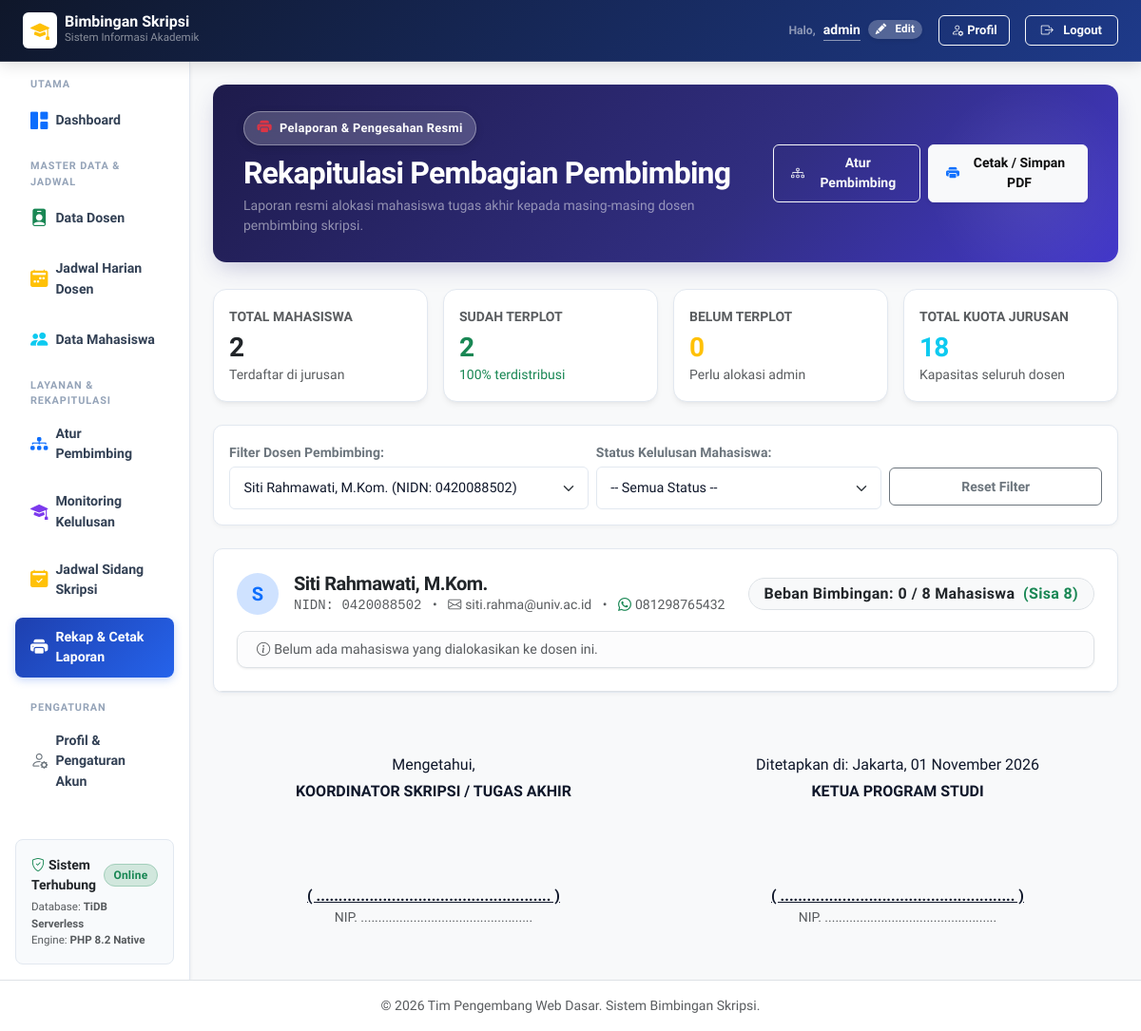
The app's page /admin/laporan_plotting.php?dosen_id=2 (signed in), older data.
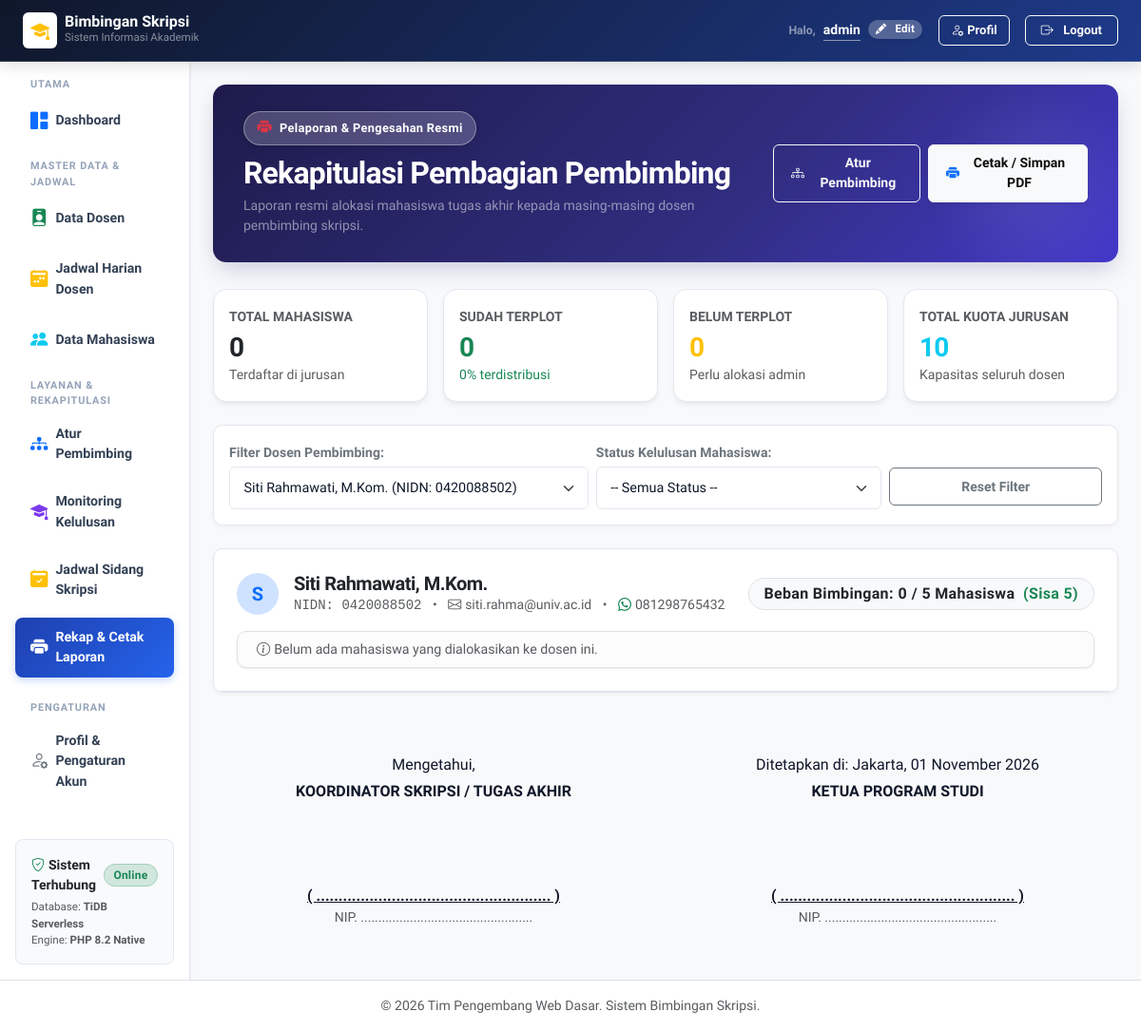
The same page, newer data.
### tables this page shows
CREATE TABLE IF NOT EXISTS dosen (
    id INT AUTO_INCREMENT PRIMARY KEY,
    user_id INT NOT NULL,
    nidn VARCHAR(20) NOT NULL UNIQUE,
    nama_dosen VARCHAR(100) NOT NULL,
    email VARCHAR(100) NOT NULL,
    no_whatsapp VARCHAR(20),
    foto_profil VARCHAR(255) DEFAULT 'default.png',
    kuota_bimbingan INT DEFAULT 5,
    created_at TIMESTAMP DEFAULT CURRENT_TIMESTAMP,
    FOREIGN KEY (user_id) REFERENCES users(id) ON DELETE CASCADE
);

### admin/laporan_plotting.php (the view, shortened to what the changed rows need)
<?php
require_once '../config/database.php';
$filter_dosen_id = isset($_GET['dosen_id']) && $_GET['dosen_id'] !== '' ? (int)$_GET['dosen_id'] : 0;
$where_dosen = ["1=1"];
$params_dosen = [];
if ($filter_dosen_id > 0) {
    $where_dosen[] = "d.id = :did";
    $params_dosen[':did'] = $filter_dosen_id;
}
$where_dosen_sql = implode(" AND ", $where_dosen);
$queryDosen = "
    SELECT
        d.id,
        d.nidn,
        d.nama_dosen,
        d.email,
        d.no_whatsapp,
        d.kuota_bimbingan,
        COUNT(m.id) AS total_bimbingan
    FROM dosen d
    LEFT JOIN mahasiswa m ON d.id = m.dosen_pembimbing_id
    WHERE {$where_dosen_sql}
    GROUP BY d.id
    ORDER BY d.nama_dosen ASC
";
$stmtD = $pdo->prepare($queryDosen);
$stmtD->execute($params_dosen);
$laporan_dosen = $stmtD->fetchAll();
$mhs_by_dosen = [];
$total_mhs_all   = $pdo->query("SELECT COUNT(*) FROM mahasiswa")->fetchColumn();
$total_terplot   = $pdo->query("SELECT COUNT(*) FROM mahasiswa WHERE dosen_pembimbing_id IS NOT NULL")->fetchColumn();
$total_kapasitas = $pdo->query("SELECT SUM(kuota_bimbingan) FROM dosen")->fetchColumn() ?: 0;
require_once '../templates/header.php';
require_once '../templates/sidebar_admin.php';
?>
<div class="hero-banner d-flex flex-column flex-md-row justify-content-between align-items-md-center gap-3 no-print">
    <div>
        <h2 class="fw-bold text-white mb-1">Rekapitulasi Pembagian Pembimbing</h2>
    </div>
</div>
<div class="row g-3 mb-4 no-print">
    <div class="col-md-3">
        <div class="metric-card p-3">
            <span class="small text-muted text-uppercase fw-bold">Total Mahasiswa</span>
            <h3 class="fw-bold text-dark mb-0 mt-1"><?= $total_mhs_all; ?></h3>
            <small class="text-muted">Terdaftar di jurusan</small>
        </div>
    </div>
    <div class="col-md-3">
        <div class="metric-card p-3">
            <span class="small text-muted text-uppercase fw-bold">Sudah Terplot</span>
            <h3 class="fw-bold text-success mb-0 mt-1"><?= $total_terplot; ?></h3>
            <small class="text-success"><?= $total_mhs_all > 0 ? round(($total_terplot / $total_mhs_all) * 100) : 0; ?>% terdistribusi</small>
        </div>
    </div>
    <div class="col-md-3">
        <div class="metric-card p-3">
            <span class="small text-muted text-uppercase fw-bold">Total Kuota Jurusan</span>
            <h3 class="fw-bold text-info mb-0 mt-1"><?= $total_kapasitas; ?></h3>
            <small class="text-muted">Kapasitas seluruh dosen</small>
        </div>
    </div>
</div>
<div class="card shadow-sm border-0 mb-4">
    <div class="card-body p-0">
        <?php if (empty($laporan_dosen)): ?>
            <div class="text-center py-5 text-muted">Tidak ada data pembagian bimbingan sesuai filter.</div>
        <?php else: ?>
            <?php foreach ($laporan_dosen as $dosen):
                $mhs_list = $mhs_by_dosen[$dosen['id']] ?? [];
                $bimbingan_count = count($mhs_list);
                $kuota = (int)$dosen['kuota_bimbingan'];
                $sisa  = $kuota - $bimbingan_count;
                $initial = strtoupper(substr($dosen['nama_dosen'], 0, 1));
            ?>
                <div class="p-4 border-bottom">
                    <div class="d-flex justify-content-between align-items-center mb-3 flex-wrap">
                        <div class="d-flex align-items-center gap-3">
                            <div class="avatar-initial bg-primary-subtle text-primary fs-5" style="width: 44px; height: 44px;">
                                <?= $initial; ?>
                            </div>
                            <div>
                                <h5 class="fw-bold text-dark mb-0">
                                    <?= htmlspecialchars($dosen['nama_dosen']); ?>
                                </h5>
                                <div class="small text-muted">
                                    <span class="font-monospace">NIDN: <?= htmlspecialchars($dosen['nidn']); ?></span>
                                    <span class="mx-2">•</span>
                                    <span><i class="bi bi-envelope me-1"></i><?= htmlspecialchars($dosen['email']); ?></span>
                                    <?php if (!empty($dosen['no_whatsapp'])): ?>
                                        <span class="mx-2">•</span>
                                        <span><i class="bi bi-whatsapp me-1 text-success"></i><?= htmlspecialchars($dosen['no_whatsapp']); ?></span>
                                    <?php endif; ?>
                                </div>
                            </div>
                        </div>
                        <div class="text-end mt-2 mt-md-0">
                            <span class="badge bg-light text-dark border px-3 py-2 fs-6">
                                Beban Bimbingan: <strong><?= $bimbingan_count; ?></strong> / <?= $kuota; ?> Mahasiswa
                                <span class="ms-1 <?= ($sisa > 0) ? 'text-success' : 'text-danger'; ?>">
                                    (<?= ($sisa > 0) ? "Sisa {$sisa}" : 'Kuota Penuh'; ?>)
                                </span>
                            </span>
                        </div>
                    </div>
                    <?php if (empty($mhs_list)): ?>
                        <div class="alert alert-light border small text-muted mb-0 py-2">
                            <i class="bi bi-info-circle me-1"></i>Belum ada mahasiswa yang dialokasikan ke dosen ini.
                        </div>
                    <?php endif; ?>
                </div>
            <?php endforeach; ?>
        <?php endif; ?>
    </div>
</div>
<?php
require_once '../templates/footer.php';
?>

Row changes from the older to the newer data that the page shows:
changed dosen "Siti Rahmawati, M.Kom.": kuota_bimbingan "8" → "5"
Text that changed along with them:
$total_mhs_all: "2" → "0"
$total_terplot: "2" → "0"
$total_kapasitas: "18" → "10"
text no longer shown: "100"
text now shown: "0"
